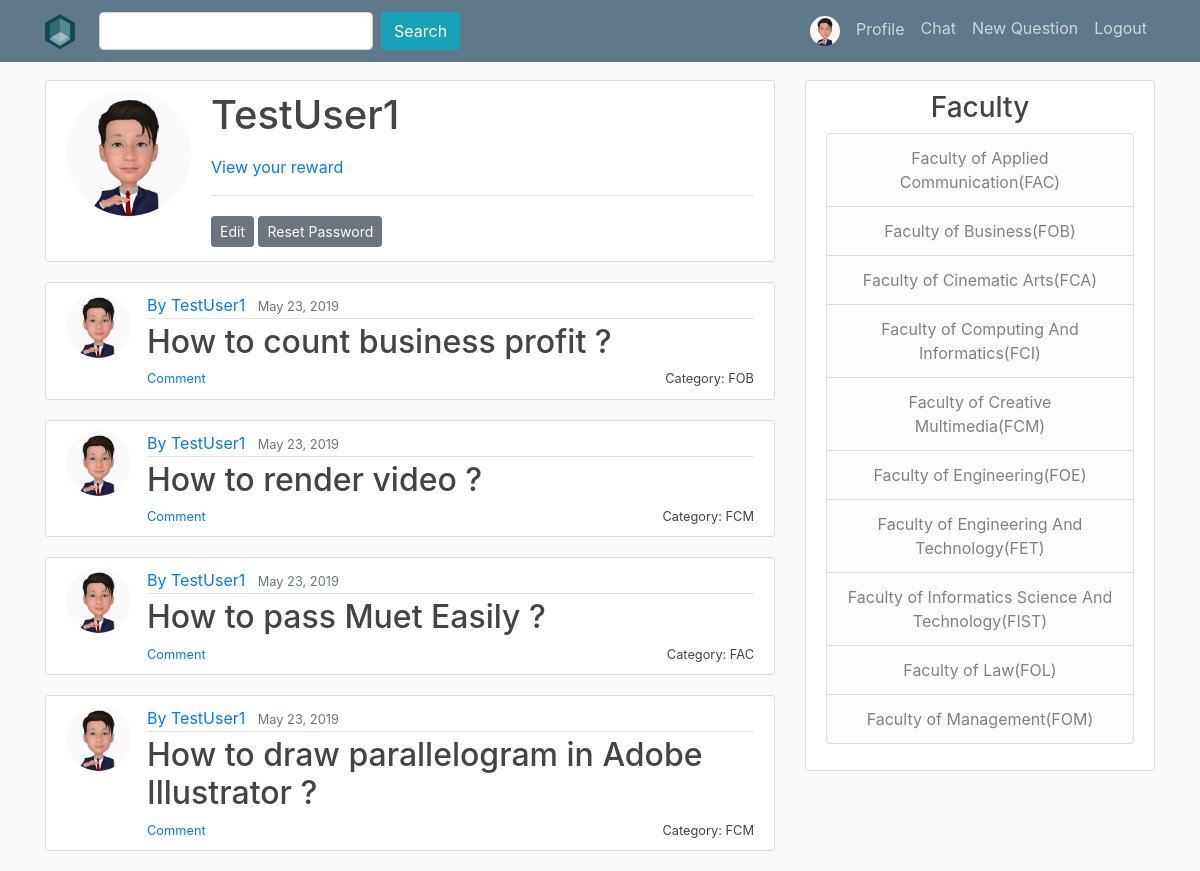
Screenshot of /profile/ (signed in) with the database file from the repository.
### users/models.py (models this page shows, shortened)
class Profile(models.Model):
    user = models.OneToOneField(User, on_delete=models.CASCADE) #make sure no duplicate username
    image = models.ImageField(default="default.png", upload_to="profile_pics") #specify this is image

### QnA/models.py (models this page shows, shortened)
class question (models.Model):
    title = models.CharField(max_length=100) #use charfield to limit user input
    liked_by = models.ManyToManyField(User,related_name='liked_by_question',blank = True)
    like = models.IntegerField(default=0)
    content = models.TextField() #use TextField if there is no limit for the content
    image = models.ImageField(upload_to="image",blank=True)
    date_published = models.DateTimeField(default=timezone.now) #auto-select the current time
    category = models.ForeignKey(category,on_delete=models.CASCADE)
    author = models.ForeignKey(User, on_delete=models.CASCADE) #if the user is deleted the question will be deleted

class category (models.Model):
    category = models.CharField(max_length=100)
    slug = models.SlugField(max_length=100,unique=True)
    def __str__(self):
        return self.category

### users/views.py (the view)
# urls.py: path('profile/', ProfileListView.as_view(template_name='users/profile.html'), name='profile'),
class ProfileListView(ListView):
    model = question #choose database
    template_name : 'users/profile.html'
    context_object_name = 'question'
    ordering = ['-date_published']
    paginate_by = 5

### users/templates/users/profile.html (shortened to what this page needs)
{% extends "QnA/base.html" %}
{% block content %}
<div class="content-section">
        <div class="media">
          <img class="rounded-circle account-img" src="{{ user.profile.image.url }}">
          <div class="media-body">
            <h2 class="account-heading">{{ user.username }}</h2>
            <a href="{% url 'reward' user.pk %}"> View your reward </a>
            <hr>
            <a class="btn btn-secondary btn-sm mt-1 mb-1" href="{% url 'profile_update' %}">Edit</a>
            <a class="btn btn-secondary btn-sm mt-1 mb-1" href="{% url 'password_reset' %}">Reset Password</a>
          </div>
        </div>
      </div>
  {% for question in question %}
  {% if question.author == user %}
  <article class="media content-section">
    <img class="rounded-circle article-img" src="{{ user.profile.image.url }}">
    <div class="media-body">
      <div class="article-metadata">
        <a class="mr-2" href="" >By {{ question.author }}</a>
        <small class="text-muted">{{ question.date_published|date:"F d, Y" }}</small>
      </div>
      <h2><a class="article-title" style="display : inline" href="{% url 'question-detail' question.pk %}" >{{ question.title }}</a></h2>
      <small class="article-title" style="float: right" >Category: {{ question.category }}</small>
      <small class="article-title" style="float: left" ><a href="{% url 'question-detail' question.pk %}">Comment</a></small>
    </div>
  </article>
  {% endif %}
{% endfor %}
{% endblock content %}

### QnA/templates/QnA/base.html (shortened to what this page needs)
{% load static %}
<!DOCTYPE html>
<html>
<head>
    <link rel="stylesheet" href="https://stackpath.bootstrapcdn.com/bootstrap/4.3.1/css/bootstrap.min.css">
		<link rel="stylesheet" type="text/css" href="{% static 'QnA/base.css' %}">
</head>
<body>
	<header class="site-header">
	  <nav class="navbar navbar-expand-md bg-steel fixed-top">
	    <div class="container">
				{% if user.is_authenticated %}
				<a class="navbar-brand mr-4" href="{% url 'qna' %}"><img src="{% static 'Image/logo.png' %}"/></a>
				{% else %}
				<a class="navbar-brand mr-4" href="{% url 'home' %}"><img src="{% static 'Image/logo.png' %}"/></a>
				{% endif %}
	      <div class="collapse navbar-collapse" id="navbarToggle">
	        <div class="navbar-nav mr-auto">
						<form class="form-inline" action="/search/" method="get">
								<input class="form-control mr-sm-2" type="text" name="search">
								<button class="btn btn-info" type="submit">
										 Search
								</button>
						</form>
	        </div>
	        </div>
	        <div class="navbar-nav">
	          {% if user.is_authenticated %}
						<a class="nav-item nav-link" href="{% url 'profile' %}"><img class="rounded-circle article-img" style="width:30px;height:30px"src="{{ user.profile.image.url }}">Profile</a>
						<a class="nav-item nav-link" href="/chat/">Chat</a>
						<a class="nav-item nav-link" href="{% url 'new-question' %}">New Question</a>
						<a class="nav-item nav-link" href="{% url 'logout' %}">Logout</a>
	          {% else %}
	         	 <a class="nav-item nav-link" href="{% url 'login' %}">Login</a>
	             <a class="nav-item nav-link" href="{% url 'register' %}">Register</a>
	          {% endif %}
	        </div>
	      </div>
	  </nav>
	</header>
	<main role="main" class="container">
	  <div class="row">
	    <div class="col-md-8">
	      {% block content %}{% endblock %}
	    </div>
	    <div class="col-md-4">
	      <div class="content-section">
	        <h3 align="center">Faculty</h3>
				<ul class="list-group" style="text-align:center">
	            	<a class="list-group-item list-group-item-light" href="/category/fac/">Faculty of Applied Communication(FAC)</a>
	            	<a class="list-group-item list-group-item-light" href="/category/fob/">Faculty of Business(FOB)</a>
	            	<a class="list-group-item list-group-item-light" href="/category/fca/">Faculty of Cinematic Arts(FCA)</a>
	            	<a class="list-group-item list-group-item-light" href="/category/fci/">Faculty of Computing And Informatics(FCI)</a>
	            	<a class="list-group-item list-group-item-light" href="/category/fcm/">Faculty of Creative Multimedia(FCM)</a>
	            	<a class="list-group-item list-group-item-light" href="/category/foe/">Faculty of Engineering(FOE)</a>
					<a class="list-group-item list-group-item-light" href="/category/fet/">Faculty of Engineering And Technology(FET)</a>
					<a class="list-group-item list-group-item-light" href="/category/fist/">Faculty of Informatics Science And Technology(FIST)</a>
					<a class="list-group-item list-group-item-light" href="/category/fol/">Faculty of Law(FOL)</a>
					<a class="list-group-item list-group-item-light" href="/category/fom/">Faculty of Management(FOM)</a>
	        	</ul>
	</main>
</body>
</html>

### QnA/static/QnA/base.css (style rules this page uses)
body { background: #fafafa; color: #333333; margin-top: 5rem; }
h1, h2, h3, h4, h5, h6 { color: #444444; }
ul { margin: 0; }
.bg-steel { background-color: #5f788a; }
.site-header .navbar-nav .nav-link { color: #cbd5db; }
.content-section { background: #ffffff; padding: 10px 20px; border: 1px solid #dddddd; border-radius: 3px; margin-bottom: 20px; }
.article-title { color: #444444; }
.article-img { height: 65px; width: 65px; margin-right: 16px; }
.article-metadata { padding-bottom: 1px; margin-bottom: 4px; border-bottom: 1px solid #e3e3e3 }
.account-img { height: 125px; width: 125px; margin-right: 20px; margin-bottom: 16px; }
.account-heading { font-size: 2.5rem; }

### rows the page displays
question: profile.image (picture), author "TestUser1", date_published "May 23, 2019", title "How to count business profit ?", category "FOB"
question: profile.image (picture), author "TestUser1", date_published "May 23, 2019", title "How to render video ?", category "FCM"
question: profile.image (picture), author "TestUser1", date_published "May 23, 2019", title "How to pass Muet Easily ?", category "FAC"
question: profile.image (picture), author "TestUser1", date_published "May 23, 2019", title "How to draw parallelogram in Adobe Illustrator ?", category "FCM"

### other values shown
{{ user.username }} "TestUser1"
